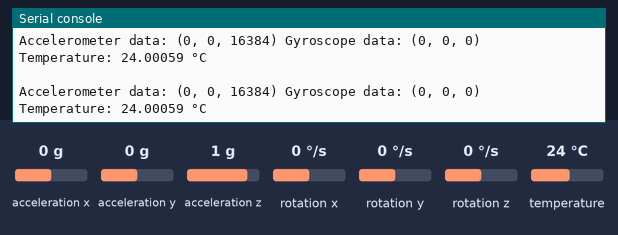
A program run on a simulated MicroPython board. Shown: the last lines printed to the serial console. Inputs (shaded band) come from the test bench; at power-on: acceleration x 0 g, acceleration y 0 g, acceleration z 1 g, rotation x 0 °/s, rotation y 0 °/s, rotation z 0 °/s, temperature 24 °C.

Above: at 1.2 s.
1.3 s: acceleration x set to -1.4 g
At 2.6 s:
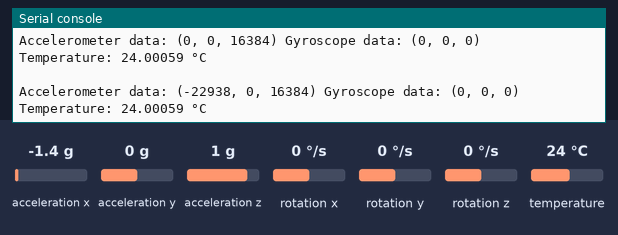
2.8 s: acceleration y set to -1.4 g
At 3.8 s:
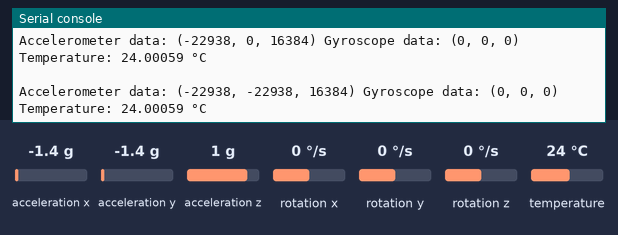
4.3 s: acceleration z set to -1.4 g
At 5.6 s:
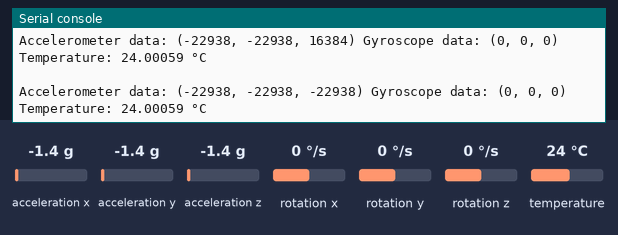
5.8 s: rotation x set to -192 °/s
At 6.6 s:
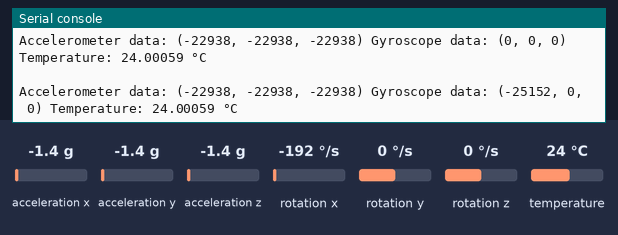
7.3 s: rotation y set to -192 °/s
At 8.8 s:
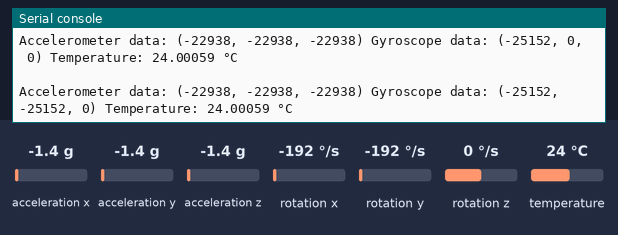

Measured:
- after the input at 1.3 s, the serial console: prints a new line after 0.71 s (image 1)
- after the input at 2.8 s, the serial console: prints a new line after 0.21 s (image 2)
- after the input at 4.3 s, the serial console: prints a new line after 0.71 s (image 3)
- after the input at 5.8 s, the serial console: prints a new line after 0.21 s (image 4)
- after the input at 7.3 s, the serial console: prints a new line after 0.72 s (image 5)

The program:

mpu6050_working_test_2.py
```python
from machine import Pin, SoftI2C
import time

# Constants for the MPU6050
MPU6050_ADDR = 0x68
ACCEL_XOUT_H = 0x3B
GYRO_XOUT_H = 0x43
PWR_MGMT_1 = 0x6B
TEMP_OUT_H = 0x41

# Initialize I2C
scl_pin = 45  # Update to your SCL pin number
sda_pin = 21  # Update to your SDA pin number
i2c = SoftI2C(scl=Pin(scl_pin), sda=Pin(sda_pin))

def bytes_to_int(high_byte, low_byte, signed=True):
    value = (high_byte << 8) | low_byte
    if signed:
        value = value if value < 32768 else value - 65536
    return value

class MPU6050:
    def __init__(self, i2c, address=MPU6050_ADDR):
        self.i2c = i2c
        self.address = address
        # Wake up the MPU6050 as it starts in sleep mode
        self.i2c.writeto_mem(self.address, PWR_MGMT_1, b'\x00')

    def read_raw_data(self, reg, num_bytes):
        return self.i2c.readfrom_mem(self.address, reg, num_bytes)

    def get_accel_data(self):
        raw_data = self.read_raw_data(ACCEL_XOUT_H, 6)
        ax = bytes_to_int(raw_data[0], raw_data[1])
        ay = bytes_to_int(raw_data[2], raw_data[3])
        az = bytes_to_int(raw_data[4], raw_data[5])
        return (ax, ay, az)

    def get_gyro_data(self):
        raw_data = self.read_raw_data(GYRO_XOUT_H, 6)
        gx = bytes_to_int(raw_data[0], raw_data[1])
        gy = bytes_to_int(raw_data[2], raw_data[3])
        gz = bytes_to_int(raw_data[4], raw_data[5])
        return (gx, gy, gz)

    def get_temp(self):
        raw_data = self.read_raw_data(TEMP_OUT_H, 2)
        temp = bytes_to_int(raw_data[0], raw_data[1])
        # Convert the raw temperature to degrees Celsius
        return (temp / 340.0) + 36.53

mpu = MPU6050(i2c)

while True:
    accel_data = mpu.get_accel_data()
    gyro_data = mpu.get_gyro_data()
    temp = mpu.get_temp()

    print("\nAccelerometer data:", accel_data, "Gyroscope data:", gyro_data, "Temperature:", temp, "°C")
#     print("Gyroscope data:", gyro_data)
#     print("Temperature:", temp, "°C")

    time.sleep(1)
```
